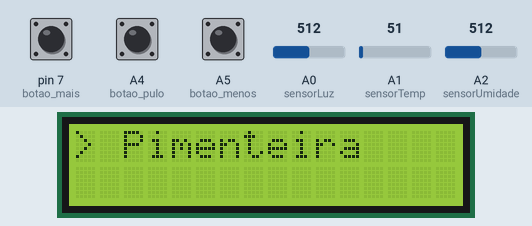
The sketch below on a simulated Arduino Uno, built with avr-gcc and run on an emulated ATmega328P. On the bench: 16×2 character LCD. The inputs (shaded band) are chosen by the test bench; at power-on: pin 7 (botao_mais) LOW, A4 (botao_pulo) LOW, A2 (sensorUmidade) = 512, A0 (sensorLuz) = 512, A1 (sensorTemp) = 51, A5 (botao_menos) LOW.

Above: at 1.8 s.
1.9 s: pin 7 (botao_mais) pulled HIGH for 3.2 s
At 5.7 s:
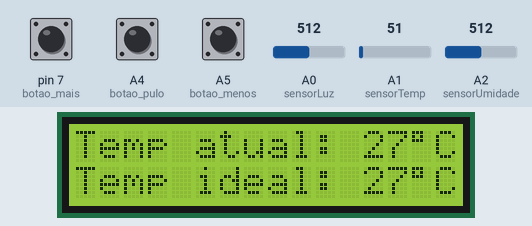
6.6 s: pin 7 (botao_mais) pulled HIGH for 1 s
At 8.0 s:
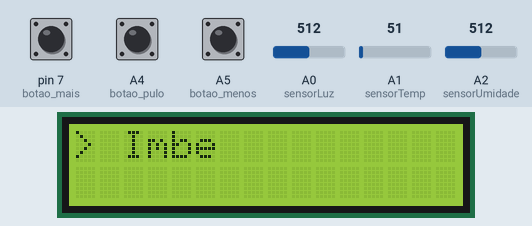
9.1 s: A4 (botao_pulo) pulled HIGH for 1 s
At 10.2 s:
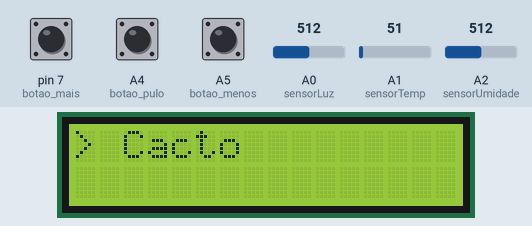
11.6 s: pin 7 (botao_mais) pulled HIGH for 1 s
At 12.5 s:
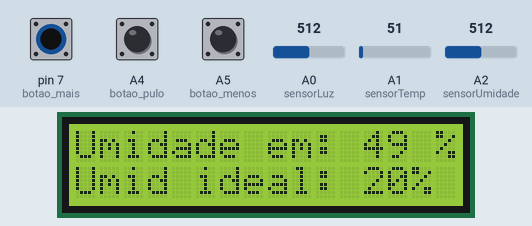
14.1 s: A2 (sensorUmidade) set to 716
At 14.9 s:
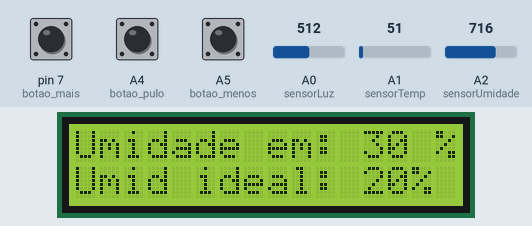
16.0 s: A2 (sensorUmidade) set to 900
At 17.3 s:
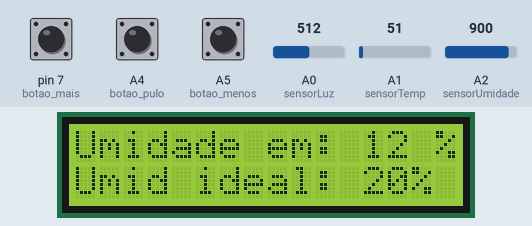
Timing chart, 0 to 19.0 s (numbered marks = the images above; inputs shaded):
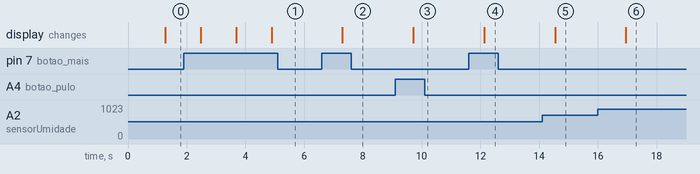

The sketch:

Projeto_jardineira_automatizada.ino
```cpp
#include "LiquidCrystal.h"
#include "Limits.h"
// portas dos sensores
const int sensorLuz  = 0; // pino analogico A0
const int sensorTemp = 1; // pino analogico A1
const int sensorUmidade = 2; // pino analogico A2

// valores para cada sensor
int valorSensorUmidade = 0; //usada para ler o valor do sensor de umidade.
int valorSensorLuz  = 0;  //usada para ler o valor do sensor de luz.
int valorSensorTemp = 0;  //usada para ler o valor do sensor de temperatura.
int menorValorTemp = INT_MAX; //usada para armazenar o menor valor da temperatura.

//portas dos botoes
int botao_mais = 7;
int botao_menos = A5;
int botao_pulo = A4;

int valor_menu = 1;
LiquidCrystal lcd(9, 8, 5, 4, 3, 2);

void setup() {
  // put your setup code here, to run once:
  // Configuração dos botão

  pinMode(botao_mais, INPUT);
  pinMode(botao_menos, INPUT);
  pinMode(botao_pulo, INPUT);
  lcd.begin(16, 2);
}

void loop() {
   //Para evitar as grandes variações de leitura do componente
  //LM35 são feitas 8 leituras e o menor valor lido prevalece.
  menorValorTemp  = INT_MAX; //Inicializando com o maior valor int possível
  for (int i = 1; i <= 8; i++) {
    //Lendo o valor do sensor de temperatura.
    valorSensorTemp = analogRead(sensorTemp);

    //Transformando valor lido no sensor de temperatura em graus celsius aproximados.
    valorSensorTemp *= 0.54 ;

    //Mantendo sempre a menor temperatura lida
    if (valorSensorTemp < menorValorTemp) {
      menorValorTemp = valorSensorTemp;
    }

   delay(150);
  }

  //Lendo o valor do sensor de luz
  valorSensorLuz  = analogRead(sensorLuz);
  //Lendo o valor do sensor de umidade
  valorSensorUmidade = analogRead(sensorUmidade);

  if (digitalRead(botao_mais) == HIGH) {
    valor_menu++;                           //valor_menu = valor_menu + 1
  }
  if (digitalRead(botao_menos) == HIGH) {
    valor_menu--;
  }
  if (digitalRead(botao_pulo) == HIGH) {
    valor_menu = valor_menu + 4;          // pula 4 "casas" até a planta ex: P1 u l m P2, de P1 até P2 adicionam 4
  }
  if (valor_menu > 12) {
    valor_menu = 1;
  }
  if (valor_menu < 1) {
    valor_menu = 12;
  }

  lcd.clear();
  //switch (valor_menu)
    switch (valor_menu)
    {
      case 1: //Inicio da planta 1 e seus 3 sensores
      lcd.setCursor(0, 0);
      lcd.print("> Pimenteira");
      break;

      case 2:
    lcd.setCursor(0, 0);
     valorSensorUmidade = map( valorSensorUmidade, 1023, 0, 0, 100); //mapeamento para transformar 1023 em 0, e 100
    lcd.print("Umidade em:");
    lcd.print(valorSensorUmidade);
    lcd.print(" %");
    lcd.setCursor(0, 1);
    lcd.print("Umi ideal:40%");
      break;

      case 3:
    lcd.setCursor(0, 0);
      lcd.print("Lum atual:");
      lcd.print(valorSensorLuz);
      lcd.setCursor(0, 1);
      lcd.print("Lum ideal:300");
      break;

      case 4:
    lcd.setCursor(0, 0);
    lcd.print("Temp atual: ");
    lcd.print(menorValorTemp);
    lcd.write(B11011111); //Simbolo de graus celsius
    lcd.print("C");
    lcd.setCursor(0, 1);
    lcd.print("Temp ideal: 27");
    lcd.write(B11011111); //Simbolo de graus celsius
    lcd.print("C");
      break; //fim dos sensores da planta 1

      case 5: //inicio da planta 2 e seus sensores
      lcd.setCursor(0, 0);
      lcd.print("> Imbe");
      break;

      case 6:
    lcd.setCursor(0, 0);
    valorSensorUmidade = map(valorSensorUmidade, 1023, 0, 0, 100);  //mapeamento para transformar 1023 em 0, e 100
    lcd.print("Umidade em:");
    lcd.print(valorSensorUmidade);
    lcd.print(" %");
    lcd.setCursor(0, 1);
    lcd.print("Umi ideal:70%");
      break;

      case 7:
    lcd.setCursor(0, 0);
      lcd.print("Lum atual: ");
      lcd.print(valorSensorLuz);
      lcd.setCursor(0, 1);
      lcd.print("Lum ideal: 400");
      break;

      case 8:
    lcd.setCursor(0, 0);
    lcd.print("Temp atual: ");
    lcd.print(menorValorTemp);
    lcd.write(B11011111); //Simbolo de graus celsius
    lcd.print("C");
    lcd.setCursor(0, 1);
    lcd.print("Temp ideal: 27");
    lcd.write(B11011111); //Simbolo de graus celsius
    lcd.print("C");
      break;      //fim dos sensores da planta 2

      case 9: //planta 3 e seus 3 sensores
      lcd.setCursor(0, 0);
      lcd.print("> Cacto");
      break;

      case 10:
    lcd.setCursor(0, 0);
    valorSensorUmidade = map(valorSensorUmidade, 1023, 0, 0, 100);  //mapeamento para transformar 1023 em 0, e 100
    lcd.print("Umidade em: ");
    lcd.print(valorSensorUmidade);
    lcd.print(" %");
    lcd.setCursor(0, 1);
    lcd.print("Umid ideal: 20%");
      break;

      case 11:
    lcd.setCursor(0, 0);
      lcd.print("Lum atual: ");
      lcd.print(valorSensorLuz);
      lcd.setCursor(0, 1);
      lcd.print("Lum ideal: 500");
      break;

      case 12:
    lcd.setCursor(0, 0);
    lcd.print("Temp atual: ");
    lcd.print(menorValorTemp);
    lcd.write(B11011111); //Simbolo de graus celsius
    lcd.print("C");
    lcd.setCursor(0, 1);
    lcd.print("Temp ideal: 30");
    lcd.write(B11011111); //Simbolo de graus celsius
    lcd.print("C");
      break;


  }
}
```

Measured:
- after the input at 1.9 s, the display: first changes after 0.58 s (image 1 shows a later state)
- after the input at 6.6 s, the display: changes after 0.70 s (image 2)
- after the input at 9.1 s, the display: changes after 0.61 s (image 3)
- after the input at 11.6 s, the display: changes after 0.52 s (image 4)
- after the input at 14.1 s, the display: changes after 0.44 s (image 5)
- after the input at 16.0 s, the display: changes after 0.96 s (image 6)
